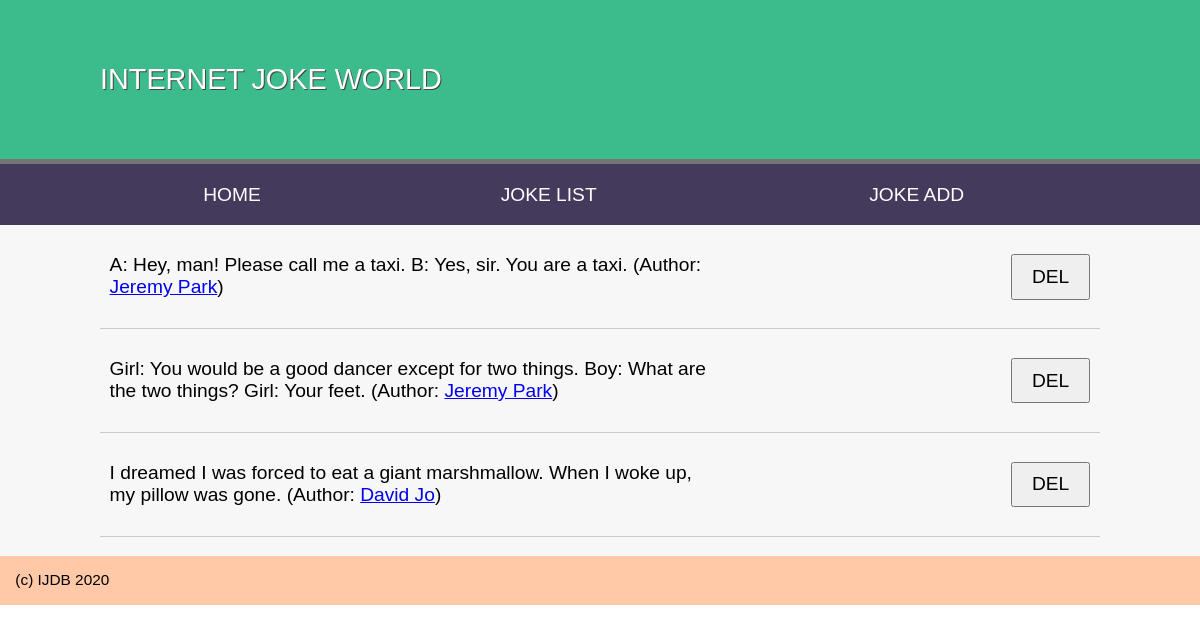
/07_relationships/jokes.php, run on the app's committed database.
### tables this page shows
CREATE TABLE `joke` (
  `id` INT NOT NULL AUTO_INCREMENT PRIMARY KEY,
  `joketext` TEXT,
  `jokedate` DATE NOT NULL
) DEFAULT;

CREATE TABLE `author` (
    `id` INT NOT NULL AUTO_INCREMENT PRIMARY KEY,
    `name` VARCHAR(255),
    `email` VARCHAR(255)
) DEFAULT;

### 07_relationships/jokes.php (called while the page is built, shortened)
<?php
try{
    $pdo = new PDO('mysql:host=localhost;dbname=ijdb;charset=utf8','ijdbuser','mypassword');
    $pdo->setAttribute(PDO::ATTR_ERRMODE, PDO::ERRMODE_EXCEPTION);
    $sql = 'SELECT `joke`.`id`, `joketext`, `name`, `email`
    FROM `joke` INNER JOIN `author`
    ON `authorid` = `author`.`id`';
    $jokes = $pdo->query($sql);
    include __DIR__ . '/templates/jokes.html.php';
    $output = ob_get_clean();
}
catch (PDOException $e){
    $title = "An error occurred!!";
    $output = 'Database error : ' .
    $e->getMessage() . "<br> Location file: " .
    $e->getFile() . "<br> Error line: " .
    $e->getLine();
}
include __DIR__ . '/templates/layout.html.php';
?>

### 07_relationships/templates/jokes.html.php (the view, shortened to what this page needs)
<?php foreach ($jokes as $jk): ?>
    <blockquote>
        <p>
        <?=htmlspecialchars($jk['joketext'], ENT_QUOTES, 'UTF-8');?>
        (Author: <a href="mailto:<?php
            echo htmlspecialchars($jk['email'], ENT_QUOTES, 'UTF-8');?>"><?php
            echo htmlspecialchars($jk['name'], ENT_QUOTES, 'UTF-8');?></a>)
        <form action="deletejoke.php" method="post">
            <input type="submit" value="DEL">
        </form>
        </p>
    </blockquote>
<?php endforeach; ?>

### 07_relationships/templates/layout.html.php (shortened to what this page needs)
<!DOCTYPE html>
<html lang="en">
<head>
    <link rel="stylesheet" href="jokes.css">
</head>
<body>
    <nav>
        <?php include 'nav.html.php'; ?>
    </nav>
    <main>
        <?php if (isset($error)): ?>
        <p>
            <?=$error;?>
        </p>
        <?php else: ?>
            <?=$output;?>
        <?php endif; ?>
    </main>
    <footer>
        <?php include 'footer.html.php'; ?>
    </footer>
</body>
</html>

### 07_relationships/templates/nav.html.php
<header>
    <h1>INTERNET JOKE WORLD</h1>
</header>
<ul>
    <li><a href="index.php">HOME</a></li>
    <li><a href="jokes.php">JOKE LIST</a></li>
    <li><a href="addjoke.php">JOKE ADD</a></li>
</ul>

### 07_relationships/templates/footer.html.php
(c) IJDB 2020

### 04_joke/jokes.css (style rules this page uses)
* { margin: 0; padding: 0; }
body { font-family: Arial, Helvetica, Sans-serif; }
header { display: block; background-color: #3cbc8d; padding: 20px; border-bottom: 5px solid #757575; }
h1 { font-weight: normal; padding: 1.5em; color: white; text-shadow: 1px 1px 0px #444; width: 1000px; margin: auto; }
nav { background-color: #443A5C; }
nav a { color: white; text-decoration: none; }
nav ul { display: table; width: 1000px; margin: auto; }
nav li { display: table-cell; text-align: center; padding: 1em; }
main { overflow: auto; min-height: 30vh; background-color: #f7f7f7; width: 1000px; margin: auto; box-shadow: -1000px 0 0 #f7f7f7, 1000px 0 0 #f7f7f7; padding-top: 20px; }
footer { padding: 1em; background-color: #FFC9A7 ; font-size: 0.8em; }
p { margin-bottom: 1em; }
body { font-size: 1.2em; font-family: arial, helvetica, sans-serif }
input, label, select, textarea { float: left; width: 15em; margin-bottom: 1em; padding: 0.5em; }
input[type="submit"] { margin-left: 15em; width: auto; padding: 0.5em 1em; clear: both; font-size: 1em; }
form { overflow: auto; clear: both; display: block; }
blockquote { display: table; margin-bottom: 1em; border-bottom: 1px solid #ccc; padding: 0.5em; }
blockquote p { display: table-cell; width: 90%; vertical-align: top; }
blockquote form { display: table-cell; width: 10%; }

### data on the page
joke: joketext "A: Hey, man! Please call me a taxi. B: Yes, sir. You are a taxi.", authorid.name "Jeremy Park"
joke: joketext "Girl: You would be a good dancer except for two things. Boy: What are the two things? Girl: Your feet.", authorid.name "Jeremy Park"
joke: joketext "I dreamed I was forced to eat a giant marshmallow. When I woke up, my pillow was gone.", authorid.name "David Jo"
